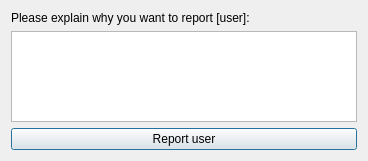
<?xml version="1.0" encoding="UTF-8"?>
<ui version="4.0">
 <class>Dialog</class>
 <widget class="QDialog" name="Dialog">
  <property name="geometry">
   <rect>
    <x>0</x>
    <y>0</y>
    <width>368</width>
    <height>161</height>
   </rect>
  </property>
  <property name="windowTitle">
   <string>Report user</string>
  </property>
  <layout class="QGridLayout" name="gridLayout">
   <item row="2" column="0">
    <widget class="QPushButton" name="sendReport">
     <property name="cursor">
      <cursorShape>PointingHandCursor</cursorShape>
     </property>
     <property name="text">
      <string>Report user</string>
     </property>
    </widget>
   </item>
   <item row="1" column="0">
    <widget class="QTextEdit" name="reportReason">
     <property name="html">
      <string>&lt;!DOCTYPE HTML PUBLIC &quot;-//W3C//DTD HTML 4.0//EN&quot; &quot;http://www.w3.org/TR/REC-html40/strict.dtd&quot;&gt;
&lt;html&gt;&lt;head&gt;&lt;meta name=&quot;qrichtext&quot; content=&quot;1&quot; /&gt;&lt;style type=&quot;text/css&quot;&gt;
p, li { white-space: pre-wrap; }
&lt;/style&gt;&lt;/head&gt;&lt;body style=&quot; font-family:'MS Shell Dlg 2'; font-size:7.8pt; font-weight:400; font-style:normal;&quot;&gt;
&lt;p style=&quot;-qt-paragraph-type:empty; margin-top:0px; margin-bottom:0px; margin-left:0px; margin-right:0px; -qt-block-indent:0; text-indent:0px;&quot;&gt;&lt;br /&gt;&lt;/p&gt;&lt;/body&gt;&lt;/html&gt;</string>
     </property>
    </widget>
   </item>
   <item row="0" column="0">
    <widget class="QLabel" name="reportLabel">
     <property name="text">
      <string>Please explain why you want to report [user]:</string>
     </property>
    </widget>
   </item>
  </layout>
 </widget>
 <tabstops>
  <tabstop>reportReason</tabstop>
  <tabstop>sendReport</tabstop>
 </tabstops>
 <resources/>
 <connections/>
</ui>
